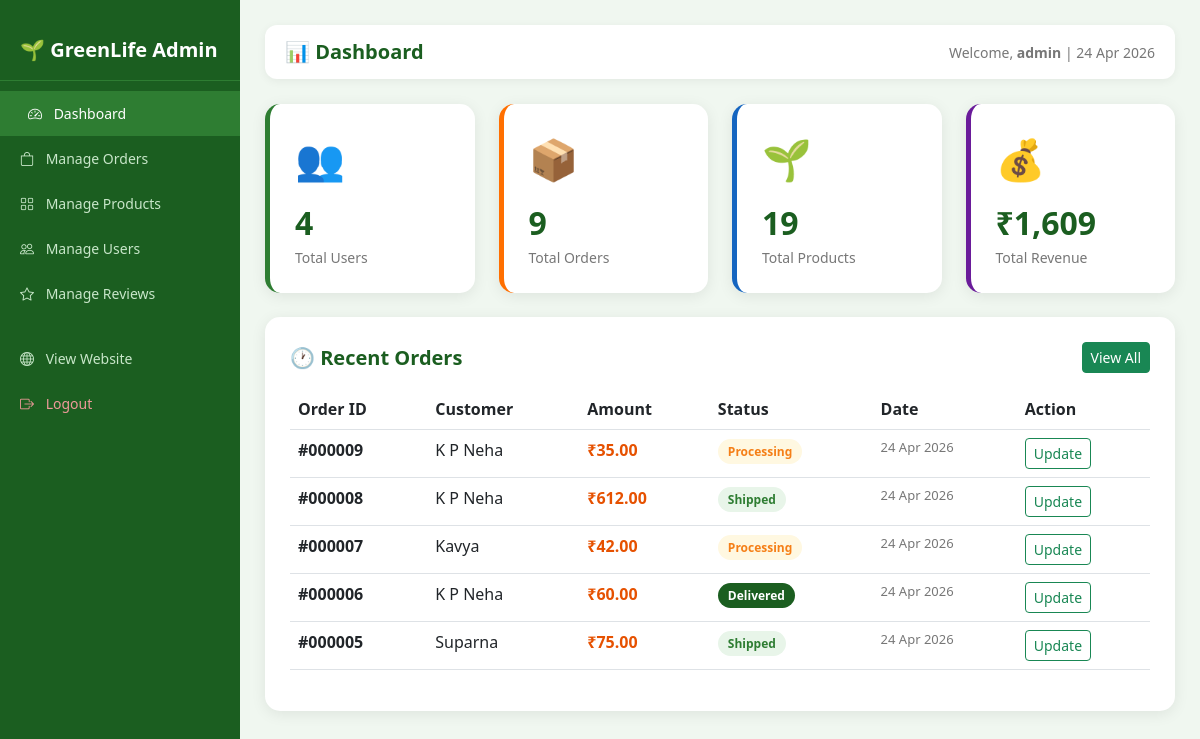
Screenshot of /admin/dashboard.php (signed in) with the database file from the repository.
### tables this page shows
CREATE TABLE `orders` (
  `id` int(11) NOT NULL,
  `user_id` int(11) NOT NULL,
  `total_amount` decimal(10,2) NOT NULL,
  `discount` decimal(10,2) DEFAULT 0.00,
  `final_amount` decimal(10,2) NOT NULL,
  `full_name` varchar(100) NOT NULL,
  `address` text NOT NULL,
  `city` varchar(100) NOT NULL,
  `pincode` varchar(10) NOT NULL,
  `mobile` varchar(15) NOT NULL,
  `alt_mobile` varchar(15) DEFAULT NULL,
  `email` varchar(100) NOT NULL,
  `payment_id` varchar(100) DEFAULT NULL,
  `payment_status` enum('pending','paid','failed') DEFAULT 'pending',
  `order_status` enum('placed','processing','shipped','delivered') DEFAULT 'placed',
  `created_at` timestamp NOT NULL DEFAULT current_timestamp()
);

CREATE TABLE `users` (
  `id` int(11) NOT NULL,
  `name` varchar(100) NOT NULL,
  `email` varchar(100) NOT NULL,
  `mobile` varchar(15) NOT NULL,
  `place` varchar(100) NOT NULL,
  `password` varchar(255) NOT NULL,
  `is_verified` tinyint(1) DEFAULT 0,
  `created_at` timestamp NOT NULL DEFAULT current_timestamp()
);

### admin/dashboard.php (the view, shortened to what this page needs)
<?php
require_once '../includes/db.php';
$total_users    = $pdo->query("SELECT COUNT(*) FROM users")->fetchColumn();
$total_orders   = $pdo->query("SELECT COUNT(*) FROM orders")->fetchColumn();
$total_products = $pdo->query("SELECT COUNT(*) FROM products")->fetchColumn();
$total_revenue  = $pdo->query("SELECT SUM(final_amount) FROM orders WHERE payment_status='paid'")->fetchColumn();
$recent_orders = $pdo->query("SELECT o.*, u.name as user_name
                               FROM orders o JOIN users u ON o.user_id = u.id
                               ORDER BY o.created_at DESC LIMIT 5")->fetchAll();
?>
<!DOCTYPE html>
<html lang="en">
<head>
    <link rel="stylesheet" href="https://cdn.jsdelivr.net/npm/bootstrap@5.3.0/dist/css/bootstrap.min.css">
    <link rel="stylesheet" href="https://cdn.jsdelivr.net/npm/bootstrap-icons@1.10.5/font/bootstrap-icons.css">
</head>
<body>
<div class="sidebar">
    <div class="sidebar-brand">🌱 GreenLife Admin</div>
    <a href="dashboard.php" class="sidebar-link active">
        <i class="bi bi-speedometer2"></i> Dashboard
    </a>
    <a href="manage_orders.php" class="sidebar-link">
        <i class="bi bi-bag"></i> Manage Orders
    </a>
    <a href="manage_products.php" class="sidebar-link">
        <i class="bi bi-grid"></i> Manage Products
    </a>
    <a href="manage_users.php" class="sidebar-link">
        <i class="bi bi-people"></i> Manage Users
    </a>
    <a href="manage_reviews.php" class="sidebar-link">
        <i class="bi bi-star"></i> Manage Reviews
    </a>
    <a href="../index.php" class="sidebar-link" style="margin-top:20px;">
        <i class="bi bi-globe"></i> View Website
    </a>
    <a href="admin_logout.php" class="sidebar-link" style="color:#ef9a9a;">
        <i class="bi bi-box-arrow-right"></i> Logout
    </a>
</div>
<div class="main-content">
    <div class="top-bar">
        <h5 style="margin:0; color:#1b5e20; font-weight:700;">
            📊 Dashboard
        </h5>
        <span style="color:#777; font-size:14px;">
            Welcome, <strong><?= $_SESSION['admin_name'] ?></strong> |
            <?= date('d M Y') ?>
        </span>
    </div>
    <div class="row g-4 mb-4">
        <div class="col-md-3 col-6">
            <div class="stat-card">
                <div class="stat-icon">👥</div>
                <div class="stat-value"><?= $total_users ?></div>
                <div class="stat-label">Total Users</div>
            </div>
        </div>
        <div class="col-md-3 col-6">
            <div class="stat-card orange">
                <div class="stat-icon">📦</div>
                <div class="stat-value"><?= $total_orders ?></div>
                <div class="stat-label">Total Orders</div>
            </div>
        </div>
        <div class="col-md-3 col-6">
            <div class="stat-card blue">
                <div class="stat-icon">🌱</div>
                <div class="stat-value"><?= $total_products ?></div>
                <div class="stat-label">Total Products</div>
            </div>
        </div>
        <div class="col-md-3 col-6">
            <div class="stat-card purple">
                <div class="stat-icon">💰</div>
                <div class="stat-value">₹<?= number_format($total_revenue ?? 0, 0) ?></div>
                <div class="stat-label">Total Revenue</div>
            </div>
        </div>
    </div>
    <div class="table-box">
        <div class="d-flex justify-content-between align-items-center mb-3">
            <h5 style="color:#1b5e20; font-weight:700; margin:0;">
                🕐 Recent Orders
            </h5>
            <a href="manage_orders.php" class="btn btn-success btn-sm">View All</a>
        </div>
        <div class="table-responsive">
            <table class="table table-hover">
                <thead style="background:#e8f5e9;">
                    <tr>
                        <th>Order ID</th>
                        <th>Customer</th>
                        <th>Amount</th>
                        <th>Status</th>
                        <th>Date</th>
                        <th>Action</th>
                    </tr>
                </thead>
                <tbody>
                    <?php foreach ($recent_orders as $order): ?>
                    <tr>
                        <td><strong>#<?= str_pad($order['id'], 6, '0', STR_PAD_LEFT) ?></strong></td>
                        <td><?= htmlspecialchars($order['user_name']) ?></td>
                        <td style="color:#e65100; font-weight:600;">
                            ₹<?= number_format($order['final_amount'], 2) ?>
                        </td>
                        <td>
                            <span class="status-badge status-<?= $order['order_status'] ?>">
                                <?= ucfirst($order['order_status']) ?>
                            </span>
                        </td>
                        <td style="font-size:13px; color:#777;">
                            <?= date('d M Y', strtotime($order['created_at'])) ?>
                        </td>
                        <td>
                            <a href="manage_orders.php?id=<?= $order['id'] ?>"
                               class="btn btn-outline-success btn-sm">Update</a>
                        </td>
                    </tr>
                    <?php endforeach; ?>
                </tbody>
            </table>
        </div>
    </div>
</div>
</body>
</html>

### admin/dashboard.php (style rules this page uses)
body { background-color: #f0f7f0; font-family: 'Segoe UI', sans-serif; }
.sidebar { background: #1b5e20; min-height: 100vh; padding: 20px 0; position: fixed; width: 240px; top: 0; left: 0; z-index: 100; }
.sidebar-brand { color: white; font-size: 20px; font-weight: 700; padding: 15px 20px; border-bottom: 1px solid #2e7d32; margin-bottom: 10px; }
.sidebar-link { display: block; color: #c8e6c9; padding: 12px 20px; text-decoration: none; font-size: 14px; transition: all 0.2s; }
.sidebar-link:hover, .sidebar-link.active { background: #2e7d32; color: white; padding-left: 28px; }
.sidebar-link i { margin-right: 8px; }
.main-content { margin-left: 240px; padding: 25px; }
.top-bar { background: white; border-radius: 12px; padding: 15px 20px; margin-bottom: 25px; display: flex; justify-content: space-between; align-items: center; box-shadow: 0 2px 10px rgba(0,0,0,0.06); }
.stat-card { background: white; border-radius: 15px; padding: 25px; box-shadow: 0 3px 15px rgba(0,0,0,0.08); border-left: 5px solid #2e7d32; }
.stat-card.orange { border-left-color: #ff6f00; }
.stat-card.blue { border-left-color: #1565c0; }
.stat-card.purple { border-left-color: #6a1b9a; }
.stat-icon { font-size: 40px; margin-bottom: 10px; }
.stat-value { font-size: 32px; font-weight: 700; color: #1b5e20; }
.stat-label { color: #777; font-size: 14px; }
.table-box { background: white; border-radius: 15px; padding: 25px; box-shadow: 0 3px 15px rgba(0,0,0,0.08); }
.status-badge { padding: 4px 10px; border-radius: 20px; font-size: 12px; font-weight: 600; }
.status-processing { background: #fff8e1; color: #f57f17; }
.status-shipped { background: #e8f5e9; color: #2e7d32; }
.status-delivered { background: #1b5e20; color: white; }

### rows the page displays
orders: id "000009", user.name "K P Neha", final_amount "35.00", order_status "Processing", created_at "24 Apr 2026"
orders: id "000008", user.name "K P Neha", final_amount "612.00", order_status "Shipped", created_at "24 Apr 2026"
orders: id "000007", user.name "Kavya", final_amount "42.00", order_status "Processing", created_at "24 Apr 2026"
orders: id "000006", user.name "K P Neha", final_amount "60.00", order_status "Delivered", created_at "24 Apr 2026"
orders: id "000005", user.name "Suparna", final_amount "75.00", order_status "Shipped", created_at "24 Apr 2026"

### other values shown
$_SESSION['admin_name'] "admin"
$total_users "4"
$total_orders "9"
$total_products "19"
$total_revenue "1,609"
